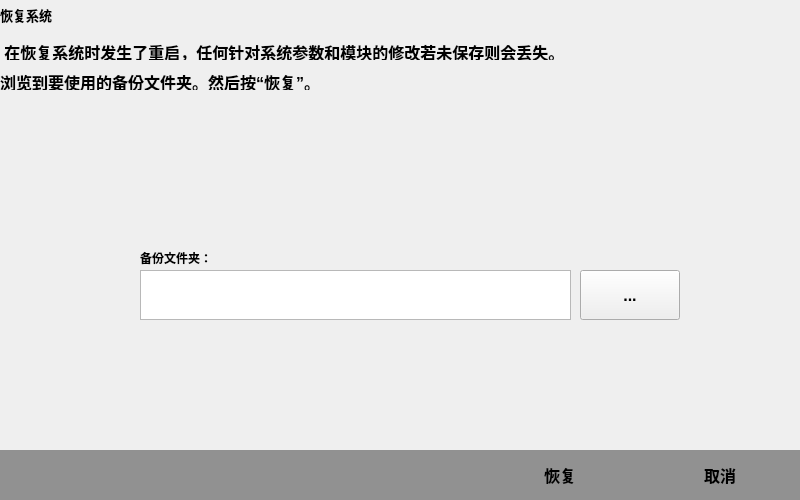
<?xml version="1.0" encoding="UTF-8"?>
<ui version="4.0">
 <class>Recover</class>
 <widget class="QWidget" name="Recover">
  <property name="geometry">
   <rect>
    <x>0</x>
    <y>0</y>
    <width>800</width>
    <height>500</height>
   </rect>
  </property>
  <property name="font">
   <font>
    <pointsize>9</pointsize>
   </font>
  </property>
  <property name="windowTitle">
   <string>Form</string>
  </property>
  <widget class="QLabel" name="label_Pos">
   <property name="geometry">
    <rect>
     <x>0</x>
     <y>5</y>
     <width>800</width>
     <height>20</height>
    </rect>
   </property>
   <property name="font">
    <font>
     <pointsize>10</pointsize>
     <weight>75</weight>
     <bold>true</bold>
    </font>
   </property>
   <property name="text">
    <string>恢复系统</string>
   </property>
  </widget>
  <widget class="QWidget" name="widget" native="true">
   <property name="geometry">
    <rect>
     <x>0</x>
     <y>450</y>
     <width>800</width>
     <height>50</height>
    </rect>
   </property>
   <property name="styleSheet">
    <string notr="true">background-color: rgb(145, 145, 145);</string>
   </property>
   <widget class="QPushButton" name="btn_recover">
    <property name="geometry">
     <rect>
      <x>480</x>
      <y>0</y>
      <width>160</width>
      <height>50</height>
     </rect>
    </property>
    <property name="font">
     <font>
      <pointsize>12</pointsize>
      <weight>75</weight>
      <bold>true</bold>
     </font>
    </property>
    <property name="text">
     <string>恢复</string>
    </property>
    <property name="flat">
     <bool>true</bool>
    </property>
   </widget>
   <widget class="QPushButton" name="btn_cancel">
    <property name="geometry">
     <rect>
      <x>640</x>
      <y>0</y>
      <width>160</width>
      <height>50</height>
     </rect>
    </property>
    <property name="font">
     <font>
      <pointsize>12</pointsize>
      <weight>75</weight>
      <bold>true</bold>
     </font>
    </property>
    <property name="text">
     <string>取消</string>
    </property>
    <property name="flat">
     <bool>true</bool>
    </property>
   </widget>
  </widget>
  <widget class="QPushButton" name="btn_openFolder">
   <property name="geometry">
    <rect>
     <x>580</x>
     <y>270</y>
     <width>100</width>
     <height>50</height>
    </rect>
   </property>
   <property name="font">
    <font>
     <pointsize>12</pointsize>
     <weight>75</weight>
     <bold>true</bold>
    </font>
   </property>
   <property name="text">
    <string>...</string>
   </property>
  </widget>
  <widget class="QLabel" name="label_backupFolder">
   <property name="geometry">
    <rect>
     <x>140</x>
     <y>250</y>
     <width>100</width>
     <height>15</height>
    </rect>
   </property>
   <property name="font">
    <font>
     <weight>75</weight>
     <bold>true</bold>
    </font>
   </property>
   <property name="text">
    <string>备份文件夹：</string>
   </property>
  </widget>
  <widget class="QTextEdit" name="textEdit_backupFolder">
   <property name="geometry">
    <rect>
     <x>140</x>
     <y>270</y>
     <width>431</width>
     <height>50</height>
    </rect>
   </property>
  </widget>
  <widget class="QLabel" name="label_Exp">
   <property name="geometry">
    <rect>
     <x>0</x>
     <y>40</y>
     <width>800</width>
     <height>20</height>
    </rect>
   </property>
   <property name="font">
    <font>
     <pointsize>12</pointsize>
     <weight>75</weight>
     <bold>true</bold>
    </font>
   </property>
   <property name="text">
    <string> 在恢复系统时发生了重启，任何针对系统参数和模块的修改若未保存则会丢失。</string>
   </property>
   <property name="alignment">
    <set>Qt::AlignLeading|Qt::AlignLeft|Qt::AlignTop</set>
   </property>
  </widget>
  <widget class="QLabel" name="label_Exp_2">
   <property name="geometry">
    <rect>
     <x>0</x>
     <y>70</y>
     <width>800</width>
     <height>20</height>
    </rect>
   </property>
   <property name="font">
    <font>
     <pointsize>12</pointsize>
     <weight>75</weight>
     <bold>true</bold>
    </font>
   </property>
   <property name="text">
    <string>浏览到要使用的备份文件夹。然后按“恢复”。</string>
   </property>
   <property name="alignment">
    <set>Qt::AlignLeading|Qt::AlignLeft|Qt::AlignTop</set>
   </property>
  </widget>
 </widget>
 <resources/>
 <connections/>
</ui>
